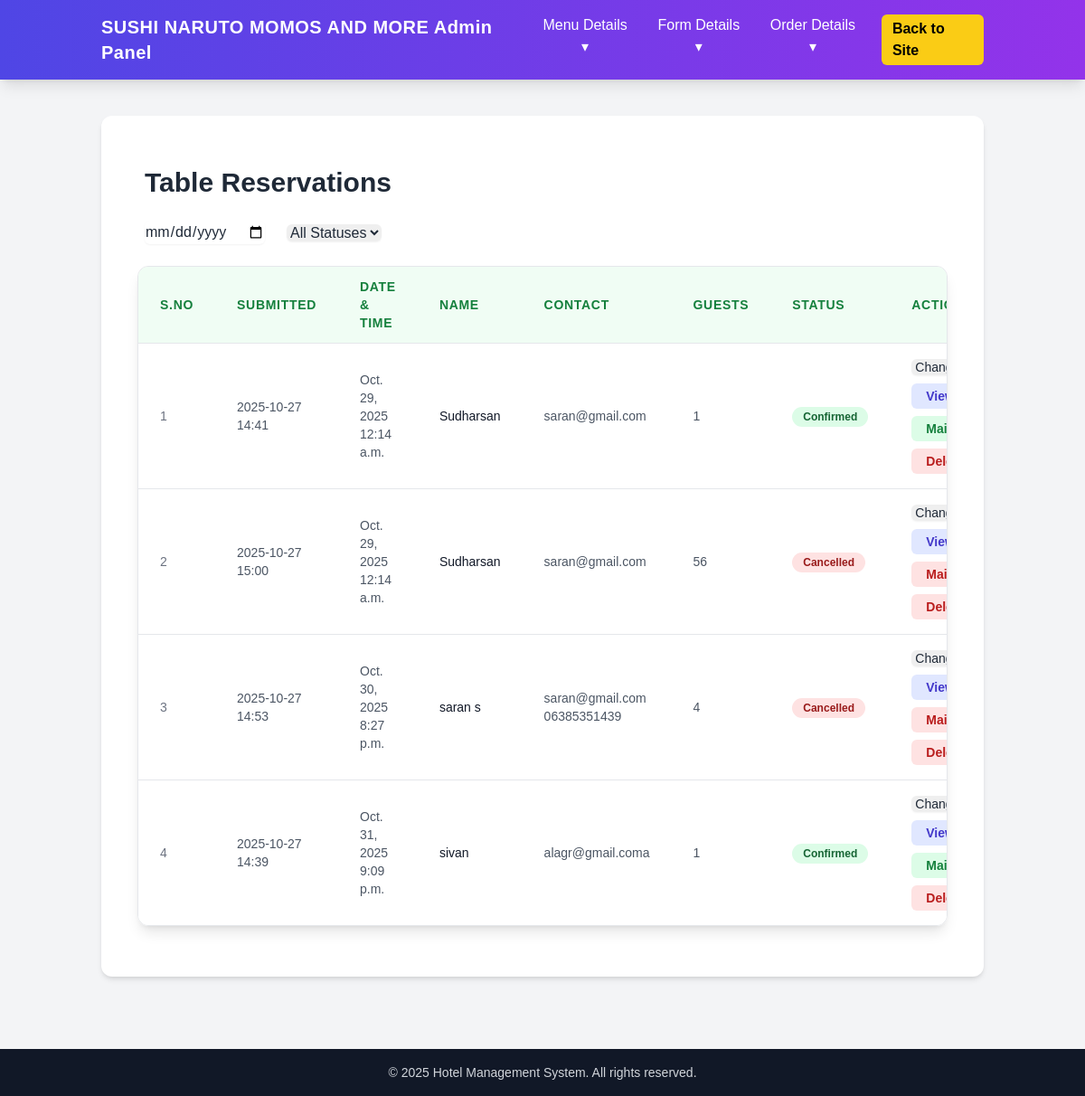
The app's page /admin2/reservations/ (signed in) with its own data.
### sushi/models.py (models this page shows, shortened)
class TableReservation(models.Model):
    name = models.CharField(max_length=100)
    email = models.EmailField()
    phone = models.CharField(max_length=20)
    date = models.DateField()
    time = models.TimeField()
    guests = models.PositiveSmallIntegerField()
    special_requests = models.TextField(blank=True, null=True)
    status = models.CharField(max_length=20, default='pending', choices=[
        ('pending', 'Pending'),
        ('confirmed', 'Confirmed'),
        ('cancelled', 'Cancelled'),
    ])
    created_at = models.DateTimeField(auto_now_add=True)

### sushi/views.py (the view)
# urls.py: path('admin2/reservations/', views.admin_reservations, name='admin_reservations'),
@login_required
def admin_reservations(request):
    if not request.user.is_staff:
        return redirect('admin_login')
    date_filter = request.GET.get('date')
    status_filter = request.GET.get('status')
    reservations = TableReservation.objects.all()
    if date_filter:
        reservations = reservations.filter(date=date_filter)
    if status_filter:
        reservations = reservations.filter(status=status_filter)
    reservations = reservations.order_by('date', 'time')
    return render(request, 'admin2/reservations.html', {
        'reservations': reservations,
        'active_tab': 'reservations'
    })

### sushi/templates/admin2/reservations.html (shortened to what this page needs)
{% extends "admin2/base2.html" %}
{% block content %}
<div class="container mx-auto px-4 py-8">
    <h1 class="text-3xl font-bold mb-6 text-gray-800 flex items-center gap-2">
         Table Reservations
    </h1>
    <div class="mb-6 flex flex-wrap gap-4 items-center">
        <div class="flex items-center gap-2">
            <input type="date" id="dateFilter"
                class="rounded-md border-gray-300 shadow-sm focus:ring-green-400 focus:border-green-400">
        </div>
        <div class="flex items-center gap-2">
            <select id="statusFilter"
                class="rounded-md border-gray-300 shadow-sm focus:ring-green-400 focus:border-green-400">
                <option value="">All Statuses</option>
            </select>
        </div>
    </div>
    <div class="bg-white shadow-lg rounded-xl overflow-x-auto border border-gray-200">
        <table class="min-w-full divide-y divide-gray-200 text-sm">
            <thead class="bg-green-50 text-green-700">
                <tr>
                    <th class="px-6 py-3 text-left font-semibold uppercase tracking-wider">S.No</th>
                    <th class="px-6 py-3 text-left font-semibold uppercase tracking-wider">Submitted</th>
                    <th class="px-6 py-3 text-left font-semibold uppercase tracking-wider">Date & Time</th>
                    <th class="px-6 py-3 text-left font-semibold uppercase tracking-wider">Name</th>
                    <th class="px-6 py-3 text-left font-semibold uppercase tracking-wider">Contact</th>
                    <th class="px-6 py-3 text-left font-semibold uppercase tracking-wider">Guests</th>
                    <th class="px-6 py-3 text-left font-semibold uppercase tracking-wider">Status</th>
                    <th class="px-6 py-3 text-left font-semibold uppercase tracking-wider">Actions</th>
                </tr>
            </thead>
            <tbody id="reservations-tbody" class="bg-white divide-y divide-gray-200">
                {% for reservation in reservations %}
                <tr class="hover:bg-gray-50 transition-all">
                    <td class="px-6 py-4 text-gray-500">{{ forloop.counter }}</td>
                    <td class="px-6 py-4 text-gray-600">{{ reservation.created_at|date:"Y-m-d H:i" }}</td>
                    <td class="px-6 py-4 text-gray-600">{{ reservation.date }} {{ reservation.time }}</td>
                    <td class="px-6 py-4 font-medium text-gray-900">{{ reservation.name }}</td>
                    <td class="px-6 py-4 text-gray-600">
                         {{ reservation.email }}<br>
                         {{ reservation.phone }}
                    </td>
                    <td class="px-6 py-4 text-gray-600">{{ reservation.guests }}</td>
                    <td class="px-6 py-4">
                        <span class="px-3 py-1 rounded-full text-xs font-semibold
                            {% if reservation.status == 'confirmed' %}
                                bg-green-100 text-green-800
                            {% elif reservation.status == 'cancelled' %}
                                bg-red-100 text-red-800
                            {% else %}
                                bg-yellow-100 text-yellow-800
                            {% endif %}
                        ">
                            {{ reservation.status|title }}
                        </span>
                    </td>
                    <td class="px-6 py-4 flex flex-wrap gap-2">
                        <form method="post" action="{% url 'update_reservation_status' reservation.pk %}">
                            <select name="status" onchange="this.form.submit()"
                                class="rounded-md border-gray-300 text-sm shadow-sm focus:ring-green-400">
                                <option value="">Change</option>
                            </select>
                        </form>
                        <a href="{% url 'view_reservation' reservation.pk %}"
                            class="bg-indigo-100 hover:bg-indigo-200 text-indigo-700 font-semibold py-1 px-3 rounded-md flex items-center gap-1 transition">
                             View
                        </a>
                        {% if reservation.status == 'confirmed' %}
                        <a href="#"
                           data-to="{{ reservation.email }}"
                           data-subject="Reservation {{ reservation.pk }} Confirmed"
                           data-body=""
                           onclick="openGmailFromData(this); return false;"
                           class="bg-green-100 hover:bg-green-200 text-green-700 font-semibold py-1 px-3 rounded-md flex items-center gap-1 transition">
                             Mail
                        </a>
                        {% elif reservation.status == 'cancelled' %}
                        <a href="#"
                           data-to="{{ reservation.email }}"
                           data-subject="Reservation {{ reservation.pk }} Cancelled"
                           data-body=""
                           onclick="openGmailFromData(this); return false;"
                           class="bg-red-100 hover:bg-red-200 text-red-700 font-semibold py-1 px-3 rounded-md flex items-center gap-1 transition">
                             Mail
                        </a>
                        {% else %}
                        <span class="text-gray-400 text-sm italic">Pending...</span>
                        {% endif %}
                        <a href="{% url 'delete_reservation' reservation.pk %}"
                            class="bg-red-100 hover:bg-red-200 text-red-700 font-semibold py-1 px-3 rounded-md flex items-center gap-1 transition">
                             Delete
                        </a>
                    </td>
                </tr>
                {% empty %}
                <tr>
                    <td colspan="8" class="px-6 py-6 text-center text-gray-500">No reservations found</td>
                </tr>
                {% endfor %}
            </tbody>
        </table>
    </div>
</div>
{% endblock %}

### sushi/static/css/auth.css (style rules this page uses)
* { margin: 0; padding: 0; box-sizing: border-box; font-family: 'Poppins', sans-serif; }

### records on screen
TableReservation: created_at "2025-10-27 14:41", date "Oct. 29, 2025", time "12:14 a.m.", name "Sudharsan", email "saran@gmail.com", guests "1", status "Confirmed"
TableReservation: created_at "2025-10-27 15:00", date "Oct. 29, 2025", time "12:14 a.m.", name "Sudharsan", email "saran@gmail.com", guests "56", status "Cancelled"
TableReservation: created_at "2025-10-27 14:53", date "Oct. 30, 2025", time "8:27 p.m.", name "saran s", email "saran@gmail.com", phone "06385351439", guests "4", status "Cancelled"
TableReservation: created_at "2025-10-27 14:39", date "Oct. 31, 2025", time "9:09 p.m.", name "sivan", email "alagr@gmail.coma", guests "1", status "Confirmed"
